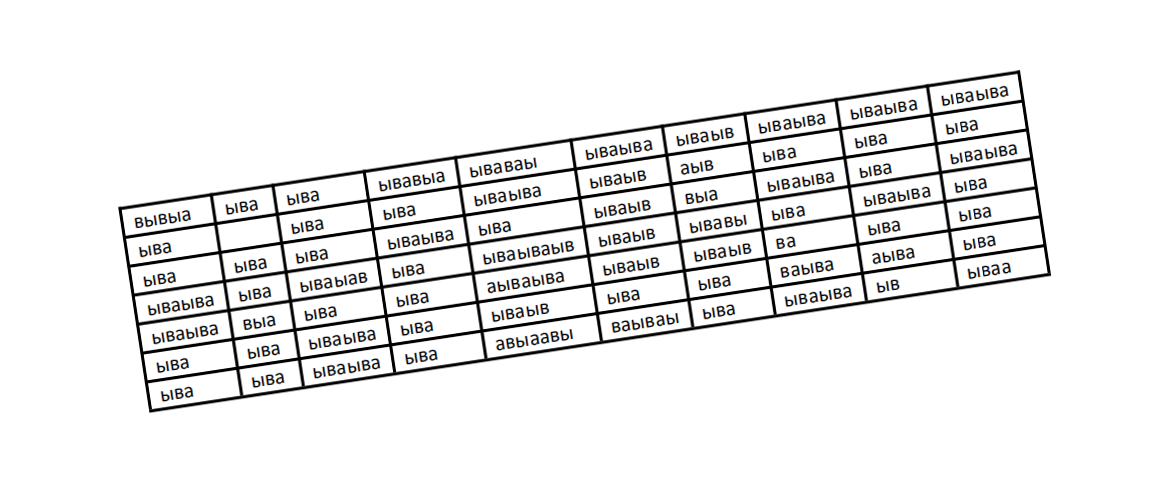
#> input picture example.png, 1166 x 482 px, found by its file name
$ python align_scan.py
#> lines starting #> are read from the running program, lines starting #| are printed output that depends on the picture; after the words box and inside, x2 and y2 are one past the last pixel; in counts of white or black regions, pixels touching at a corner belong together
import os

import cv2
import numpy as np

src = 255 - cv2.imread('examples' + os.sep + 'example.png', 0)
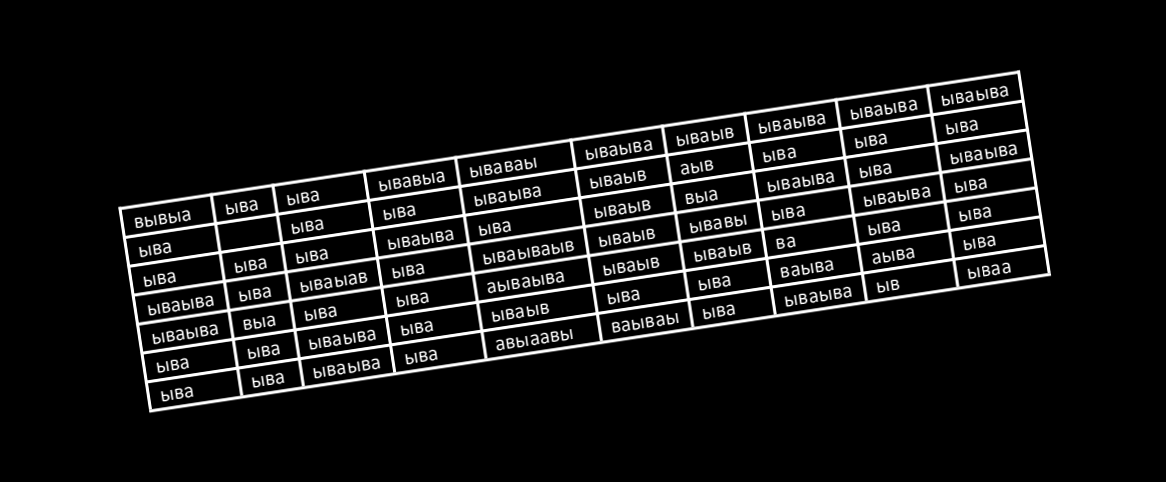
#> src: shape (482, 1166); min 0, max 255, mean 19.3
scores = []

h, w = src.shape
#> h = 482; w = 1166
small_dimention = min(h, w)
#> small_dimention = 482
src = src[:small_dimention, :small_dimention]
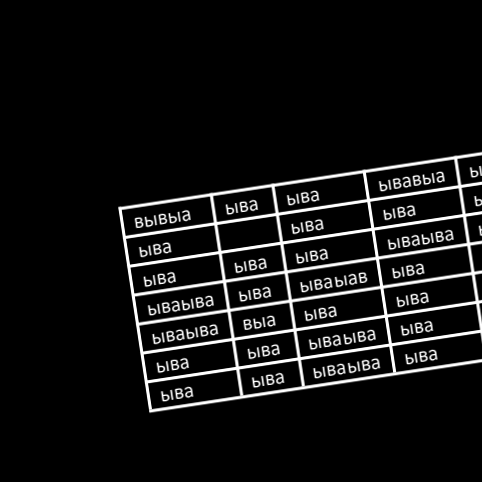
#> src: shape (482, 482); min 0, max 255, mean 18

out = cv2.VideoWriter('out' + os.sep + 'rotate.avi',
                      cv2.VideoWriter_fourcc('M', 'J', 'P', 'G'),
                      15, (320, 320))


def rotate(img, angle):
    rows, cols = img.shape
    M = cv2.getRotationMatrix2D((cols / 2, rows / 2), angle, 1)
    dst = cv2.warpAffine(img, M, (cols, rows))
    return dst


def sum_rows(img):
    # Create a list to store the row sums
    row_sums = []
    # Iterate through the rows
    for r in range(img.shape[0] - 1):
        # Sum the row
        row_sum = sum(sum(img[r:r + 1, :]))
        # Add the sum to the list
        row_sums.append(row_sum)
    # Normalize range to (0,255)
    row_sums = (row_sums / max(row_sums)) * 255
    # Return
    return row_sums


def display_data(roi, row_sums, buffer):
    # Create background to draw transform on
    bg = np.zeros((buffer * 2, buffer * 2), np.uint8)
    # Iterate through the rows and draw on the background
    for row in range(roi.shape[0] - 1):
        row_sum = row_sums[row]
        bg[row:row + 1, :] = row_sum
    left_side = int(buffer / 3)
    bg[:, left_side:] = roi[:, left_side:]
    cv2.imshow('bg1', bg)
    k = cv2.waitKey(1)
    out.write(cv2.cvtColor(cv2.resize(bg, (320, 320)), cv2.COLOR_GRAY2BGR))
    return k


# Rotate the image around in a circle
angle = 0
while angle <= 360:
    # Rotate the source image
    img = rotate(src, angle)
    # Crop the center 1/3rd of the image (roi is filled with text)
    h, w = img.shape
    buffer = min(h, w) - int(min(h, w) / 1.5)
    # roi = img.copy()
    roi = img[int(h / 2 - buffer):int(h / 2 + buffer), int(w / 2 - buffer):int(w / 2 + buffer)]
    # Create background to draw transform on
    bg = np.zeros((buffer * 2, buffer * 2), np.uint8)
    # Threshold image
    _, roi = cv2.threshold(roi, 140, 255, cv2.THRESH_BINARY)
    # Compute the sums of the rows
    row_sums = sum_rows(roi)
    # High score --> Zebra stripes
    score = np.count_nonzero(row_sums)
    if sum(row_sums) < 100000: scores.append(angle)
    k = display_data(roi, row_sums, buffer)
    if k == 27: break
    # Increment angle and try again
    angle += .5
#> this loop made 1 pass; (key Esc is pressed on pass 1)
#> (score, k) on pass 1: (237, 27)
#> pass 1, `roi = img[int(h / 2 - buffer):int(h / 2 + buffer), int(w / 2 - buffer)..`:
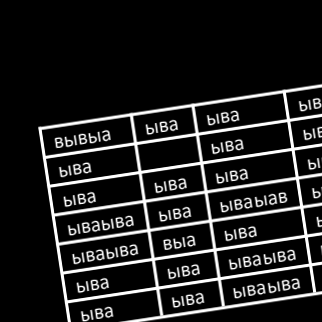
#> roi: shape (322, 322); min 0, max 255, mean 31.1
#> pass 1, `_, roi = cv2.threshold(roi, 140, 255, cv2.THRESH_BINARY)`:
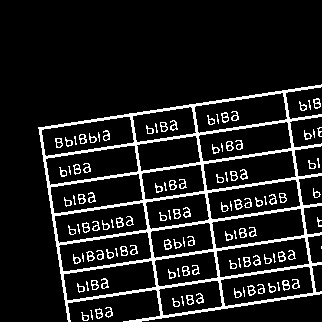
#> roi: shape (322, 322); 11.5% white; 115 white regions (30 under 20 px), largest, box (x1, y1, x2, y2) and area: (38, 84, 322, 322) 8384, (282, 280, 290, 291) 46, (313, 98, 321, 109) 45
#> pass 1, in display_data, `cv2.imshow('bg1', bg)`:
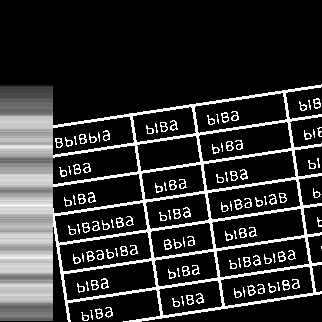
#> window 'bg1': shape (322, 322); min 0, max 255, mean 48.6
#> after the loop, angle = 0; scores = [0]
cv2.destroyAllWindows()

# Create images for display purposes
display = src.copy()
# Create an image that contains bins.
bins_image = np.zeros_like(display)
for angle in scores:
    # Rotate the image and draw a line on it
    display = rotate(display, angle)
    cv2.line(display, (0, int(h / 2)), (w, int(h / 2)), 255, 1)
    display = rotate(display, -angle)
    # Rotate the bins image
    bins_image = rotate(bins_image, angle)
    # Draw a line on a temporary image
    temp = np.zeros_like(bins_image)
    cv2.line(temp, (0, int(h / 2)), (w, int(h / 2)), 50, 1)
    # 'Fill' up the bins
    bins_image += temp
    bins_image = rotate(bins_image, -angle)
#> this loop made 1 pass
#> pass 1, `bins_image += temp`:
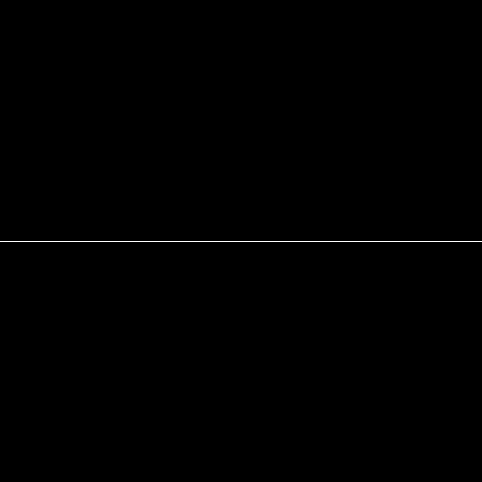
#> bins_image: shape (482, 482); values 0 (black) and 50 (white), 0.21% white in thin lines or dots, all inside (x1, y1, x2, y2) = (0, 241, 482, 242)

# Find the most filled bin
for col in range(bins_image.shape[0] - 1):
    column = bins_image[:, col:col + 1]
    if np.amax(column) == np.amax(bins_image): x = col
for col in range(bins_image.shape[0] - 1):
    column = bins_image[:, col:col + 1]
    if np.amax(column) == np.amax(bins_image): y = col
# Draw circles showing the most filled bin
cv2.circle(display, (x, y), 560, 255, 5)
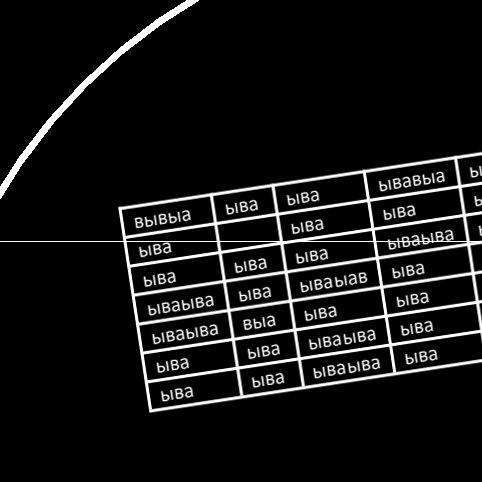
#> display: shape (482, 482); min 0, max 255, mean 20.6

# Plot with Matplotlib
import matplotlib.pyplot as plt
import matplotlib.image as mpimg

f, axarr = plt.subplots(1, 3, sharex=True)
axarr[0].imshow(src)
axarr[1].imshow(display)
axarr[2].imshow(bins_image)
axarr[0].set_title('Source Image')
axarr[1].set_title('Output')
axarr[2].set_title('Bins Image')
axarr[0].axis('off')
axarr[1].axis('off')
axarr[2].axis('off')
plt.show()

cv2.waitKey()
cv2.destroyAllWindows()

$ run again, with data1.png copied over example.png
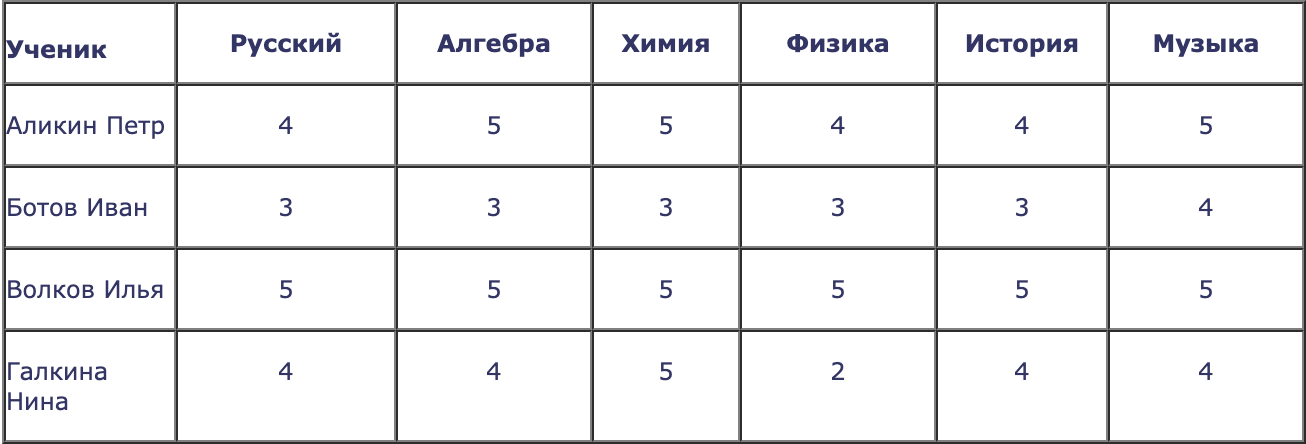
#> input picture data1.png, 1306 x 444 px, found by its file name
#> the loop `while angle <= 360:` made 1 pass; (key Esc is pressed on pass 1)
#> (score, k) on pass 1: (295, 27)
#> pass 1, `_, roi = cv2.threshold(roi, 140, 255, cv2.THRESH_BINARY)`:
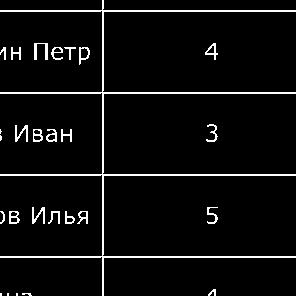
#> roi: shape (296, 296); 5% white in thin lines or dots
#> after the loop `while angle <= 360:`: angle = 0; scores = [0]
#> the loop `for angle in scores:` made 1 pass
#> `cv2.circle(display, (x, y), 560, 255, 5)`:
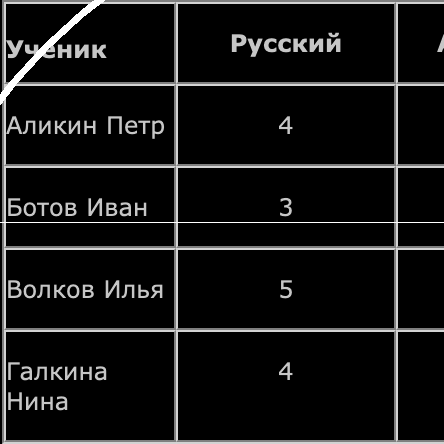
#> display: shape (444, 444); min 0, max 255, mean 20.8
